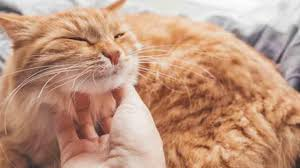
#> input picture images.jpeg, 300 x 168 px
$ jupyter execute --allow-errors imag_proc.ipynb
#> lines starting #> are read from the running program, lines starting #| are printed output that depends on the picture
[cell 1]
import numpy as np

[cell 2]
from PIL import Image

[cell 3]
img = Image.open('images.jpeg')
#> img is the input picture: PIL image 300x168 RGB; mean R, G, B 191.4, 150.4, 126.8

[cell 4]
img

[cell 5]
ary = np.array(img)

# Split the three channels
r,g,b = np.split(ary,3,axis=2)
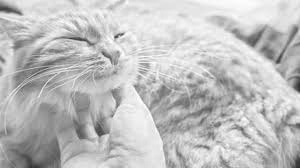
#> r: shape (168, 300, 1); min 47, max 255, mean 191.4
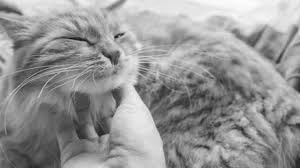
#> g: shape (168, 300, 1); min 6, max 253, mean 150.4
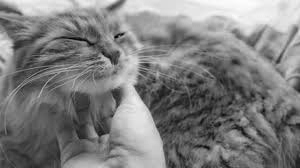
#> b: shape (168, 300, 1); min 0, max 253, mean 126.8
r=r.reshape(-1)
g=r.reshape(-1)
b=r.reshape(-1)

[cell 6]
image = Image.fromarray(ary.astype('uint8')).convert('RGB')

[cell 7]
ary.shape
#> Out = (168, 300, 3)

[cell 8]
h = np.reshape(ary.astype('uint8'), (ary.shape[0] * ary.shape[1] * ary.shape[2]))

[cell 9]
hb = np.unpackbits(h).shape
#> hb = (1209600,)

[cell 10]
he = np.packbits(hb)
#> he = [128]

[cell 11]
he.shape
#> Out = (1,)
